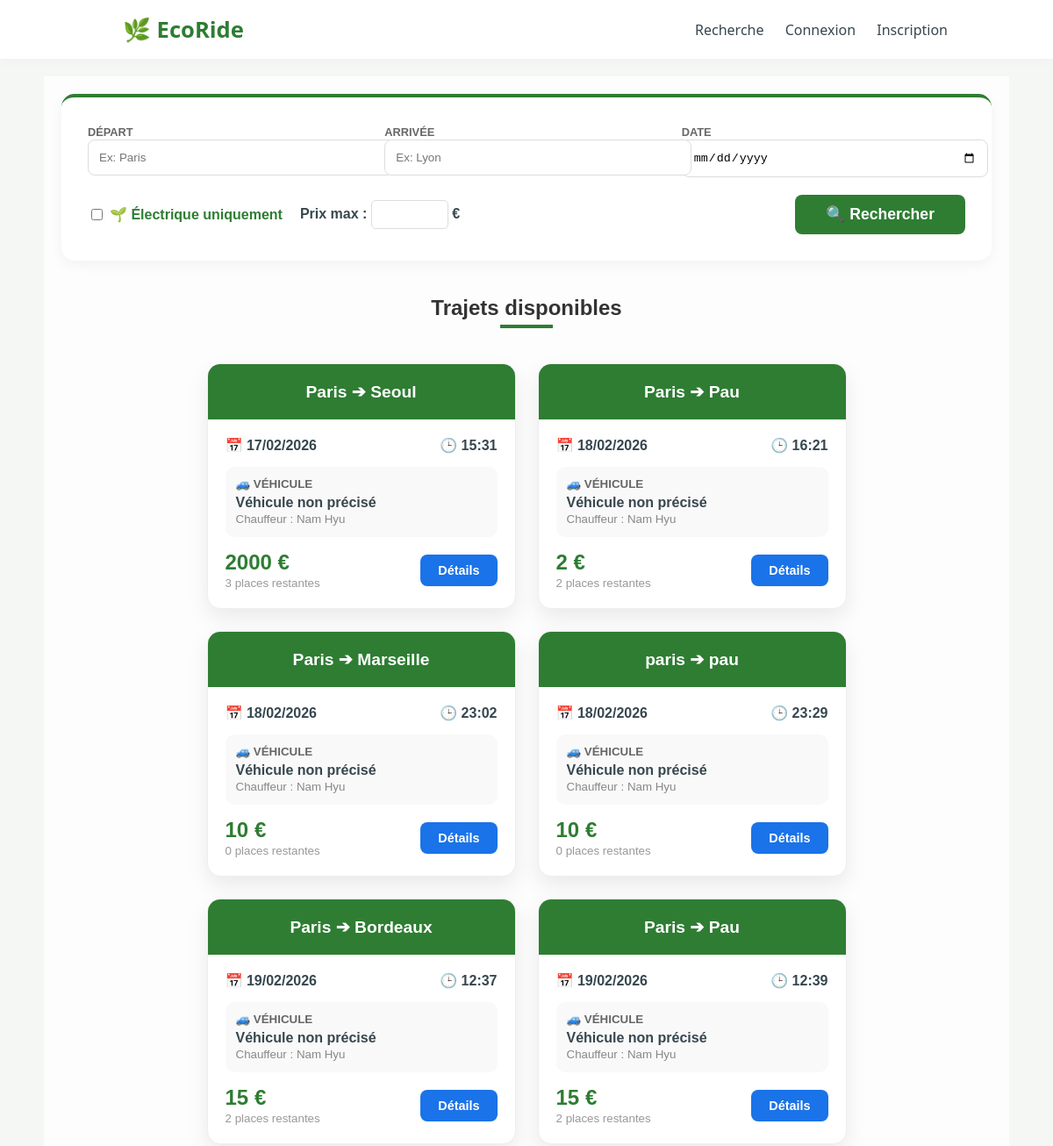
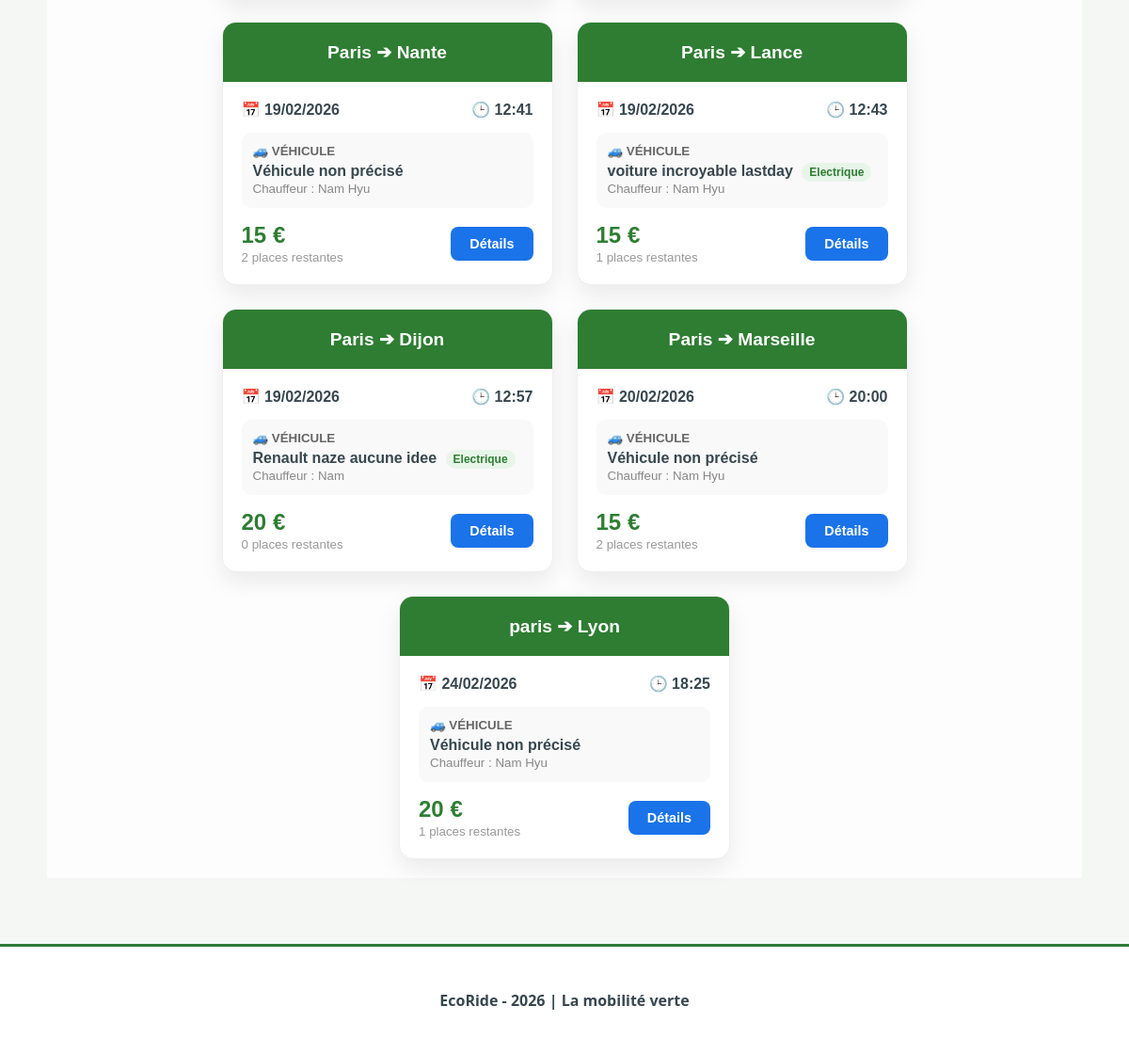
Page /recherche.php on the committed database (2 pictures, top to bottom).
### tables this page shows
CREATE TABLE `trajets` (
  `id` int(11) NOT NULL,
  `depart` varchar(100) NOT NULL,
  `arrivee` varchar(100) NOT NULL,
  `date_depart` datetime NOT NULL,
  `prix` decimal(5,0) NOT NULL,
  `places` int(11) NOT NULL,
  `est_electrique` tinyint(4) NOT NULL,
  `duree` time NOT NULL,
  `note_chauffeur` decimal(10,0) NOT NULL,
  `id_utilisateur` int(11) NOT NULL,
  `id_voiture` int(11) DEFAULT NULL,
  `statut_id` int(11) DEFAULT 1,
  `accepte_animaux` tinyint(1) DEFAULT 0,
  `fumeur_autorise` tinyint(1) DEFAULT 0
);

CREATE TABLE `utilisateurs` (
  `id` int(11) NOT NULL,
  `pseudo` varchar(50) NOT NULL,
  `email` varchar(100) NOT NULL,
  `mot_de_passe` varchar(255) NOT NULL,
  `Nom` varchar(50) NOT NULL,
  `Prenom` varchar(50) NOT NULL,
  `Role` varchar(100) NOT NULL,
  `credits` int(11) DEFAULT 20
);

CREATE TABLE `voitures` (
  `id` int(11) NOT NULL,
  `id_utilisateur` int(11) NOT NULL,
  `marque` varchar(50) NOT NULL,
  `modele` varchar(50) NOT NULL,
  `immatriculation` varchar(20) NOT NULL,
  `energie` varchar(20) NOT NULL,
  `date_circulation` date DEFAULT NULL
);

### recherche.php (the view, shortened to what this page needs)
<?php
require_once "Template.php";
require_once "Accueil.php";
$database = new Database();
$pdo = $database->getConnection();
$sql = "SELECT t.*, u.prenom, v.marque, v.modele, v.energie
        FROM trajets t
        JOIN utilisateurs u ON t.id_utilisateur = u.id
        LEFT JOIN voitures v ON t.id_voiture = v.id
        WHERE 1=1";
$params = [];
$sql .= " ORDER BY t.date_depart ASC";
$stmt = $pdo->prepare($sql);
$stmt->execute($params);
$trajets = $stmt->fetchAll(PDO::FETCH_ASSOC);
?>
<main style="padding: 20px; font-family: sans-serif; background: #fdfdfd; min-height: 80vh;">
    <h2 style="text-align: center; color: #333; margin-bottom: 5px;">Trajets disponibles</h2>
    <div style="width: 60px; height: 4px; background: #2e7d32; margin: 0 auto 40px;"></div>
    <div style="display: flex; flex-wrap: wrap; justify-content: center; gap: 25px;">
        <?php if (count($trajets) > 0): ?>
            <?php foreach ($trajets as $t): ?>
                <div class="trajet-card" style="width: 350px; border-radius: 15px; box-shadow: 0 10px 25px rgba(0,0,0,0.08); background: white; overflow: hidden; transition: 0.3s; border: 1px solid #eee;">
                    <div style="background: #2e7d32; color: white; padding: 20px; text-align: center;">
                        <h3 style="margin: 0; font-size: 1.2em;"><?php echo htmlspecialchars($t['depart']); ?> ➔ <?php echo htmlspecialchars($t['arrivee']); ?></h3>
                    </div>
                    <div style="padding: 20px;">
                        <div style="display: flex; justify-content: space-between; margin-bottom: 15px;">
                            <span>📅 <strong><?php echo date('d/m/Y', strtotime($t['date_depart'])); ?></strong></span>
                            <span>🕒 <strong><?php echo date('H:i', strtotime($t['date_depart'])); ?></strong></span>
                        </div>
                        <div style="background: #f9f9f9; padding: 12px; border-radius: 10px; margin-bottom: 15px;">
                            <small style="color: #666; font-weight: bold; display: block; margin-bottom: 5px;">🚙 VÉHICULE</small>
                            <strong><?php echo !empty($t['marque']) ? htmlspecialchars($t['marque'] . " " . $t['modele']) : "Véhicule non précisé"; ?></strong>
                            <?php if(!empty($t['energie'])): ?>
                                <span style="font-size: 0.75em; background: #e8f5e9; color: #2e7d32; padding: 3px 8px; border-radius: 10px; margin-left: 5px; font-weight: bold;">
                                    <?php echo htmlspecialchars($t['energie']); ?>
                                </span>
                            <?php endif; ?>
                            <br><small style="color: #888;">Chauffeur : <?php echo htmlspecialchars($t['prenom']); ?></small>
                        </div>
                        <div style="display: flex; justify-content: space-between; align-items: center;">
                            <div>
                                <span style="font-size: 1.5em; color: #2e7d32; font-weight: bold;"><?php echo $t['prix']; ?> €</span>
                                <br><small style="color: #999;"><?php echo $t['places']; ?> places restantes</small>
                            </div>
                            <a href="detail_trajet.php?id=<?php echo $t['id']; ?>" style="background: #1a73e8; color: white; padding: 10px 20px; text-decoration: none; border-radius: 8px; font-weight: bold; font-size: 0.9em;">Détails</a>
                        </div>
                    </div>
                </div>
            <?php endforeach; ?>
        <?php endif; ?>
    </div>
</main>

### Template.php (style rules this page uses)
:root { --eco-green: #2E7D32; --wood-brown: #6D4C41; --soft-bg: #f4f7f4; --dark-text: #37474F; --card-shadow: 0 4px 20px rgba(0,0,0,0.05); }
body { font-family: 'Segoe UI', Tahoma, Geneva, Verdana, sans-serif; background-color: var(--soft-bg); color: var(--dark-text); margin: 0; padding: 0; }

### rows in the picture
trajets: depart "Paris", arrivee "Seoul", date_depart "17/02/2026", date_depart "15:31", shows "Véhicule non précisé", id_utilisateur.Prenom "Nam Hyu", prix "2000", places "3"
trajets: depart "Paris", arrivee "Pau", date_depart "18/02/2026", date_depart "16:21", shows "Véhicule non précisé", id_utilisateur.Prenom "Nam Hyu", prix "2", places "2"
trajets: depart "Paris", arrivee "Marseille", date_depart "18/02/2026", date_depart "23:02", shows "Véhicule non précisé", id_utilisateur.Prenom "Nam Hyu", prix "10", places "0"
trajets: depart "paris", arrivee "pau", date_depart "18/02/2026", date_depart "23:29", shows "Véhicule non précisé", id_utilisateur.Prenom "Nam Hyu", prix "10", places "0"
trajets: depart "Paris", arrivee "Bordeaux", date_depart "19/02/2026", date_depart "12:37", shows "Véhicule non précisé", id_utilisateur.Prenom "Nam Hyu", prix "15", places "2"
trajets: depart "Paris", arrivee "Pau", date_depart "19/02/2026", date_depart "12:39", shows "Véhicule non précisé", id_utilisateur.Prenom "Nam Hyu", prix "15", places "2"
trajets: depart "Paris", arrivee "Nante", date_depart "19/02/2026", date_depart "12:41", shows "Véhicule non précisé", id_utilisateur.Prenom "Nam Hyu", prix "15", places "2"
trajets: depart "Paris", arrivee "Lance", date_depart "19/02/2026", date_depart "12:43", id_voiture.modele "voiture incroyable lastday", id_voiture.energie "Electrique", id_utilisateur.Prenom "Nam Hyu", prix "15", places "1"
trajets: depart "Paris", arrivee "Dijon", date_depart "19/02/2026", date_depart "12:57", id_voiture.modele "Renault naze aucune idee", id_voiture.energie "Electrique", id_utilisateur.Prenom "Nam", prix "20", places "0"
trajets: depart "Paris", arrivee "Marseille", date_depart "20/02/2026", date_depart "20:00", shows "Véhicule non précisé", id_utilisateur.Prenom "Nam Hyu", prix "15", places "2"
trajets: depart "paris", arrivee "Lyon", date_depart "24/02/2026", date_depart "18:25", shows "Véhicule non précisé", id_utilisateur.Prenom "Nam Hyu", prix "20", places "1"
